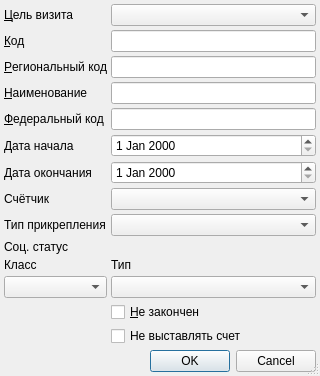
<?xml version="1.0" encoding="UTF-8"?>
<ui version="4.0">
 <class>ItemEditorDialog</class>
 <widget class="QDialog" name="ItemEditorDialog">
  <property name="geometry">
   <rect>
    <x>0</x>
    <y>0</y>
    <width>320</width>
    <height>344</height>
   </rect>
  </property>
  <property name="windowTitle">
   <string>ChangeMe!</string>
  </property>
  <property name="sizeGripEnabled">
   <bool>true</bool>
  </property>
  <layout class="QGridLayout">
   <property name="margin">
    <number>4</number>
   </property>
   <property name="spacing">
    <number>4</number>
   </property>
   <item row="8" column="0">
    <widget class="QLabel" name="label_2">
     <property name="text">
      <string>Счётчик</string>
     </property>
    </widget>
   </item>
   <item row="0" column="1">
    <widget class="CRBComboBox" name="cmbEventPurpose"/>
   </item>
   <item row="2" column="0">
    <widget class="QLabel" name="lblCode">
     <property name="text">
      <string>&amp;Код</string>
     </property>
     <property name="buddy">
      <cstring>edtCode</cstring>
     </property>
    </widget>
   </item>
   <item row="14" column="1">
    <widget class="QCheckBox" name="chkNotAccount">
     <property name="text">
      <string>Не выставлять счет</string>
     </property>
    </widget>
   </item>
   <item row="7" column="1">
    <widget class="CDateEdit" name="edtEndDate"/>
   </item>
   <item row="6" column="1">
    <widget class="CDateEdit" name="edtBegDate"/>
   </item>
   <item row="6" column="0">
    <widget class="QLabel" name="lblBegDate">
     <property name="text">
      <string>Дата начала</string>
     </property>
    </widget>
   </item>
   <item row="8" column="1">
    <widget class="CRBComboBox" name="cmbCounter"/>
   </item>
   <item row="3" column="1">
    <widget class="QLineEdit" name="edtRegionalCode">
     <property name="maxLength">
      <number>8</number>
     </property>
    </widget>
   </item>
   <item row="4" column="0">
    <widget class="QLabel" name="lblName">
     <property name="text">
      <string>&amp;Наименование</string>
     </property>
     <property name="buddy">
      <cstring>edtName</cstring>
     </property>
    </widget>
   </item>
   <item row="4" column="1">
    <widget class="QLineEdit" name="edtName"/>
   </item>
   <item row="13" column="1">
    <widget class="QCheckBox" name="chkContinued">
     <property name="text">
      <string>&amp;Не закончен</string>
     </property>
    </widget>
   </item>
   <item row="15" column="0">
    <spacer>
     <property name="orientation">
      <enum>Qt::Vertical</enum>
     </property>
     <property name="sizeHint" stdset="0">
      <size>
       <width>103</width>
       <height>16</height>
      </size>
     </property>
    </spacer>
   </item>
   <item row="16" column="0" colspan="2">
    <widget class="QDialogButtonBox" name="buttonBox">
     <property name="orientation">
      <enum>Qt::Horizontal</enum>
     </property>
     <property name="standardButtons">
      <set>QDialogButtonBox::Cancel|QDialogButtonBox::Ok</set>
     </property>
    </widget>
   </item>
   <item row="5" column="0">
    <widget class="QLabel" name="lblFederalCode">
     <property name="text">
      <string>&amp;Федеральный код</string>
     </property>
     <property name="buddy">
      <cstring>edtFederalCode</cstring>
     </property>
    </widget>
   </item>
   <item row="5" column="1">
    <widget class="QLineEdit" name="edtFederalCode"/>
   </item>
   <item row="3" column="0">
    <widget class="QLabel" name="lblRegionalCode">
     <property name="text">
      <string>&amp;Региональный код</string>
     </property>
     <property name="buddy">
      <cstring>edtRegionalCode</cstring>
     </property>
    </widget>
   </item>
   <item row="2" column="1">
    <widget class="QLineEdit" name="edtCode">
     <property name="maxLength">
      <number>8</number>
     </property>
    </widget>
   </item>
   <item row="0" column="0">
    <widget class="QLabel" name="label">
     <property name="text">
      <string>&amp;Цель визита</string>
     </property>
     <property name="buddy">
      <cstring>cmbEventPurpose</cstring>
     </property>
    </widget>
   </item>
   <item row="7" column="0">
    <widget class="QLabel" name="lblEndDate">
     <property name="text">
      <string>Дата окончания</string>
     </property>
    </widget>
   </item>
   <item row="11" column="1">
    <widget class="QLabel" name="lblSocStatusType">
     <property name="text">
      <string>Тип</string>
     </property>
    </widget>
   </item>
   <item row="10" column="0">
    <widget class="QLabel" name="lblSocStatus">
     <property name="text">
      <string>Соц. статус</string>
     </property>
    </widget>
   </item>
   <item row="12" column="0">
    <widget class="CRBComboBox" name="cmbSocStatusClass"/>
   </item>
   <item row="11" column="0">
    <widget class="QLabel" name="lblSocStatusClass">
     <property name="text">
      <string>Класс</string>
     </property>
    </widget>
   </item>
   <item row="12" column="1">
    <widget class="CRBComboBox" name="cmbSocStatusType"/>
   </item>
   <item row="9" column="0">
    <widget class="QLabel" name="lblAttachType">
     <property name="text">
      <string>Тип прикрепления</string>
     </property>
    </widget>
   </item>
   <item row="9" column="1">
    <widget class="CRBComboBox" name="cmbAttachType"/>
   </item>
  </layout>
 </widget>
 <customwidgets>
  <customwidget>
   <class>CRBComboBox</class>
   <extends>QComboBox</extends>
   <header>library/crbcombobox.h</header>
  </customwidget>
  <customwidget>
   <class>CDateEdit</class>
   <extends>QDateEdit</extends>
   <header>library/DateEdit.h</header>
  </customwidget>
 </customwidgets>
 <tabstops>
  <tabstop>cmbEventPurpose</tabstop>
  <tabstop>edtCode</tabstop>
  <tabstop>edtRegionalCode</tabstop>
  <tabstop>edtName</tabstop>
  <tabstop>edtFederalCode</tabstop>
  <tabstop>cmbCounter</tabstop>
  <tabstop>chkContinued</tabstop>
  <tabstop>chkNotAccount</tabstop>
  <tabstop>buttonBox</tabstop>
 </tabstops>
 <resources/>
 <connections>
  <connection>
   <sender>buttonBox</sender>
   <signal>accepted()</signal>
   <receiver>ItemEditorDialog</receiver>
   <slot>accept()</slot>
   <hints>
    <hint type="sourcelabel">
     <x>158</x>
     <y>148</y>
    </hint>
    <hint type="destinationlabel">
     <x>117</x>
     <y>106</y>
    </hint>
   </hints>
  </connection>
  <connection>
   <sender>buttonBox</sender>
   <signal>rejected()</signal>
   <receiver>ItemEditorDialog</receiver>
   <slot>reject()</slot>
   <hints>
    <hint type="sourcelabel">
     <x>238</x>
     <y>148</y>
    </hint>
    <hint type="destinationlabel">
     <x>247</x>
     <y>107</y>
    </hint>
   </hints>
  </connection>
 </connections>
</ui>
